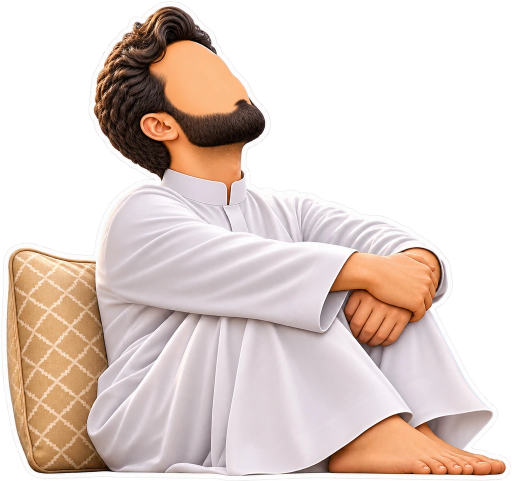
#> input picture images/stickers/h01.webp, 1024 x 962 px (shown at 1/2 size)
$ python slice_arches.py ../images/stickers/h01.webp ../images/stickers/h02.webp
#> lines starting #> are read from the running program, lines starting #| are printed output that depends on the picture; after the words box and inside, x2 and y2 are one past the last pixel; in counts of white or black regions, pixels touching at a corner belong together
"""Split the arch ornament sheet by connected shapes (pieces overlap in rows)."""
import sys, os
from collections import deque
from PIL import Image
import numpy as np

src, out = sys.argv[1], sys.argv[2]
im = Image.open(src).convert('RGBA')
#> im is the input picture: PIL image 1024x962 RGBA; mean R, G, B, A 125.9, 110.9, 104.3, 150
A = np.array(im.getchannel('A'))
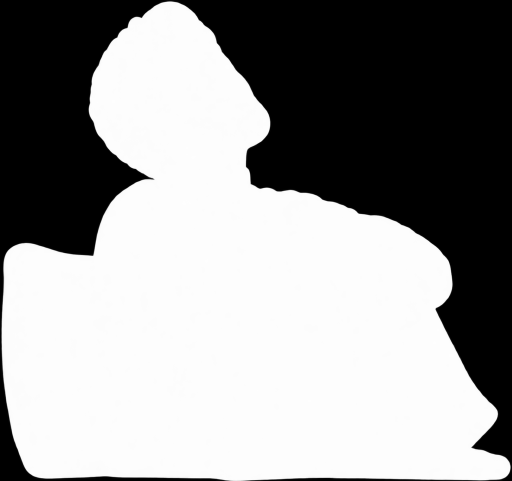
#> A: shape (962, 1024) (shown at 1/2 size); min 0, max 255, mean 150
H, W = A.shape
#> H = 962; W = 1024
K = 4
small = A[:H // K * K, :W // K * K].reshape(H // K, K, W // K, K).max(axis=(1, 3)) > 230
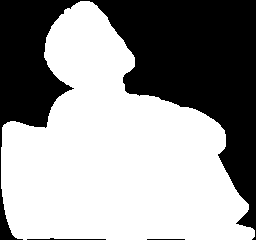
#> small: shape (240, 256) bool; 59.8% white; 3 black regions, box (x1, y1, x2, y2) and area: (0, 0, 256, 240) 24585, (27, 238, 106, 240) 83, (147, 239, 185, 240) 38
h, w = small.shape
#> h = 240; w = 256
lab = np.zeros((h, w), dtype=np.int32)
comps = []
for y in range(h):
    for x in range(w):
        if small[y, x] and not lab[y, x]:
            n = len(comps) + 1
            q = deque([(y, x)])
            lab[y, x] = n
            cnt = 0
            while q:
                cy, cx = q.popleft()
                cnt += 1
                for dy, dx in ((1, 0), (-1, 0), (0, 1), (0, -1)):
                    ny, nx = cy + dy, cx + dx
                    if 0 <= ny < h and 0 <= nx < w and small[ny, nx] and not lab[ny, nx]:
                        lab[ny, nx] = n
                        q.append((ny, nx))
            comps.append(cnt)
#> after the loop, comps = [36734]


def dilate(m, r):
    o = m.copy()
    for _ in range(r):
        p = o.copy()
        p[1:] |= o[:-1]; p[:-1] |= o[1:]; p[:, 1:] |= o[:, :-1]; p[:, :-1] |= o[:, 1:]
        o = p
    return o


big = [i + 1 for i, c in enumerate(comps) if c > 400]
#> big = [1]
# Order top-to-bottom, then right-to-left (reading order for an RTL app).
def key(n):
    ys, xs = np.nonzero(lab == n)
    return (round(ys.mean() / 30), -xs.mean())
big.sort(key=key)
os.makedirs(out, exist_ok=True)
for i, n in enumerate(big, 1):
    m = dilate(lab == n, 5)  # 5 cells * 4 px = 20 px of glow
    m &= ~dilate((lab > 0) & (lab != n), 2)  # don't pick up a neighbour's tips
    full = np.kron(m, np.ones((K, K), dtype=bool))
    mask = np.zeros((H, W), dtype=bool)
    mask[:full.shape[0], :full.shape[1]] = full
    arr = np.array(im)
    arr[..., 3] = np.where(mask, arr[..., 3], 0)
    piece = Image.fromarray(arr)
    bb = piece.getchannel('A').point(lambda v: 255 if v > 8 else 0).getbbox()
    piece = piece.crop(bb)
    name = f'arch-{i:02d}.webp'
    piece.save(os.path.join(out, name), 'WEBP', quality=90, alpha_quality=100, method=6)
    print(name, piece.size)
#> this loop made 1 pass
#> bb on pass 1: (2, 0, 1022, 960)
#> pass 1, `piece = piece.crop(bb)`:
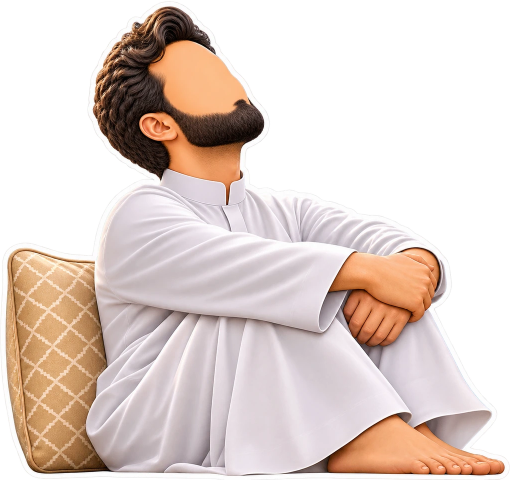
#> piece: PIL image 1020x960 RGBA (shown at 1/2 size); mean R, G, B, A 126.3, 111.2, 104.6, 150.9; transparent parts drawn white
#> after the loop:
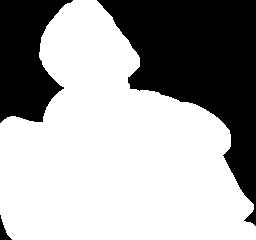
#> m: shape (240, 256) bool; 64.5% white; 3 black regions, box (x1, y1, x2, y2) and area: (97, 0, 256, 226) 15822, (0, 0, 73, 123) 5885, (0, 215, 12, 240) 123
#> after the loop:
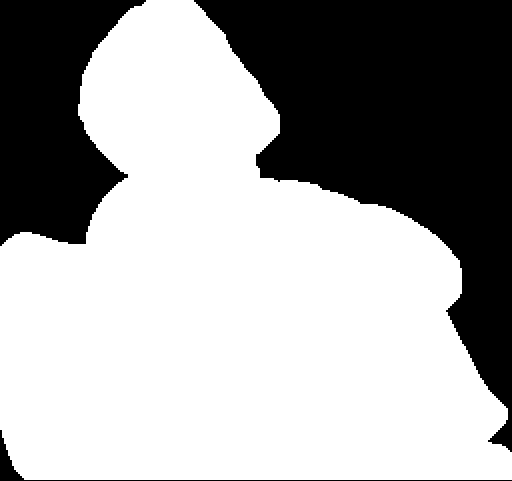
#> mask: shape (962, 1024) bool (shown at 1/2 size); 64.3% white; 3 black regions, box (x1, y1, x2, y2) and area: (388, 0, 1024, 904) 253152, (0, 0, 292, 492) 94160, (0, 860, 1024, 962) 4016

$ run again, on images/stickers/h03.webp
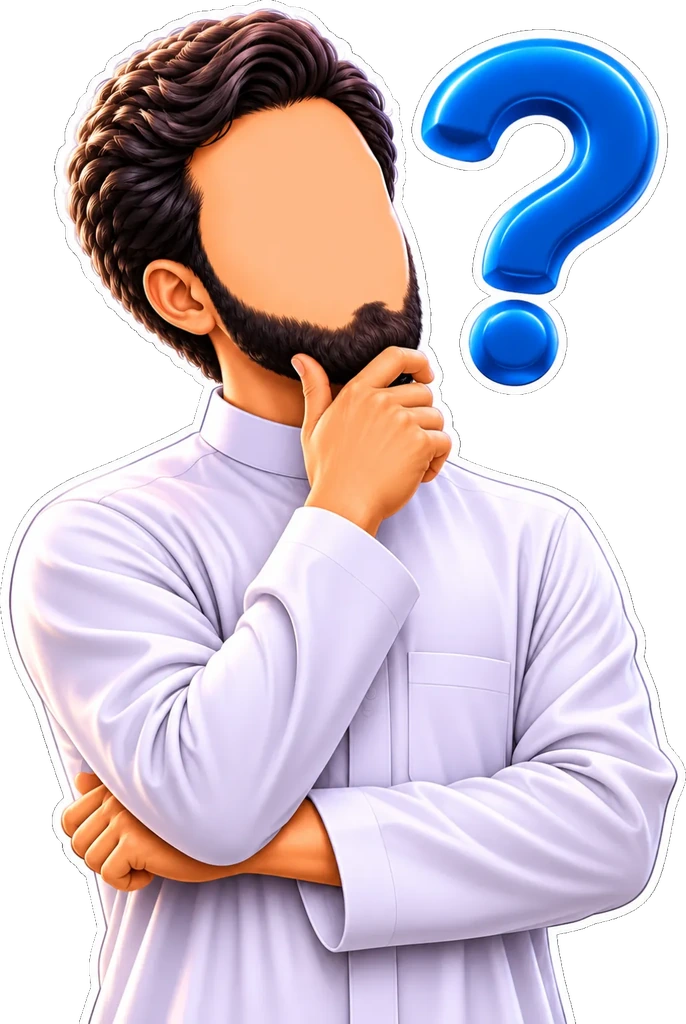
#> input picture images/stickers/h03.webp, 686 x 1024 px
#> im is the input picture: PIL image 686x1024 RGBA; mean R, G, B, A 141.7, 130.6, 141.5, 185.2
#> small: shape (256, 171) bool; 73.6% white; 4 black regions, box (x1, y1, x2, y2) and area: (71, 0, 171, 190) 5700, (0, 0, 62, 143) 3497, (0, 157, 24, 256) 1451, (140, 199, 171, 256) 900
#> after the loop `for y in range(h):`:
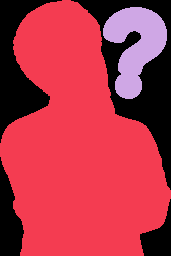
#> lab: shape (256, 171) int32; 3 distinct labels, from 0 to 2; one colour per label, 0 black
#> the loop `for i, n in enumerate(big, 1):` made 2 passes
#> bb on passes 1 to 2: (412, 29, 669, 395), (0, 0, 684, 1024)
#> after the loop `for i, n in enumerate(big, 1):`:
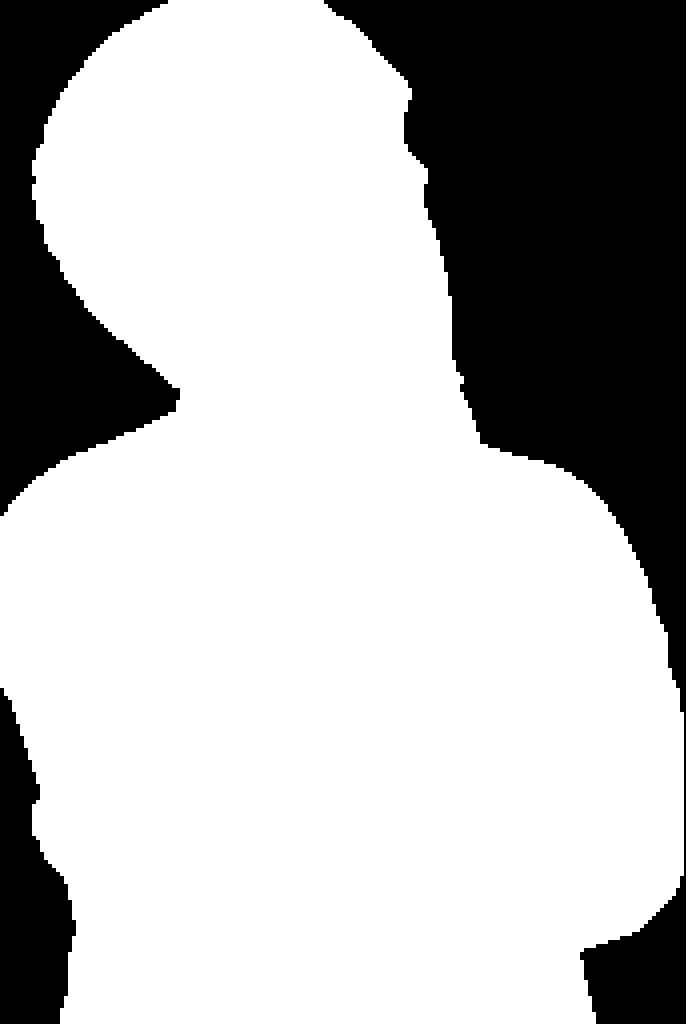
#> mask: shape (1024, 686) bool; 71.8% white; 3 black regions, box (x1, y1, x2, y2) and area: (324, 0, 686, 1024) 140048, (0, 0, 180, 516) 42192, (0, 688, 76, 1024) 15856

$ run again, on images/stickers/h04.webp
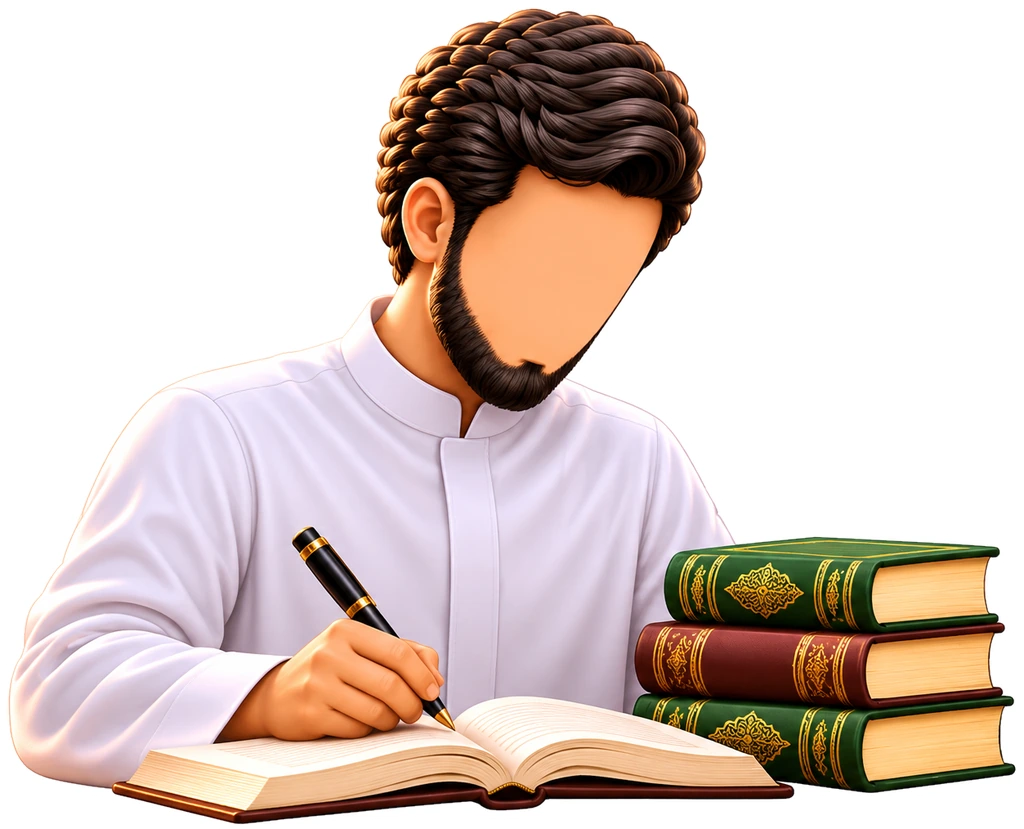
#> input picture images/stickers/h04.webp, 1024 x 829 px
#> im is the input picture: PIL image 1024x829 RGBA; mean R, G, B, A 110.5, 95.1, 88.6, 142.2
#> `small = A[:H // K * K, :W // K * K].reshape(H // K, K, W // K, K).max(..`:
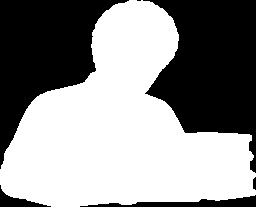
#> small: shape (207, 256) bool; 56.4% white; 6 black regions (1 under 20 px), largest, box (x1, y1, x2, y2) and area: (143, 0, 256, 173) 11836, (0, 0, 129, 169) 9916, (80, 195, 256, 207) 922, (0, 185, 51, 207) 375, (253, 177, 256, 190) 34
#> the loop `for i, n in enumerate(big, 1):` made 1 pass
#> bb on pass 1: (0, 0, 1024, 828)
#> after the loop `for i, n in enumerate(big, 1):`:
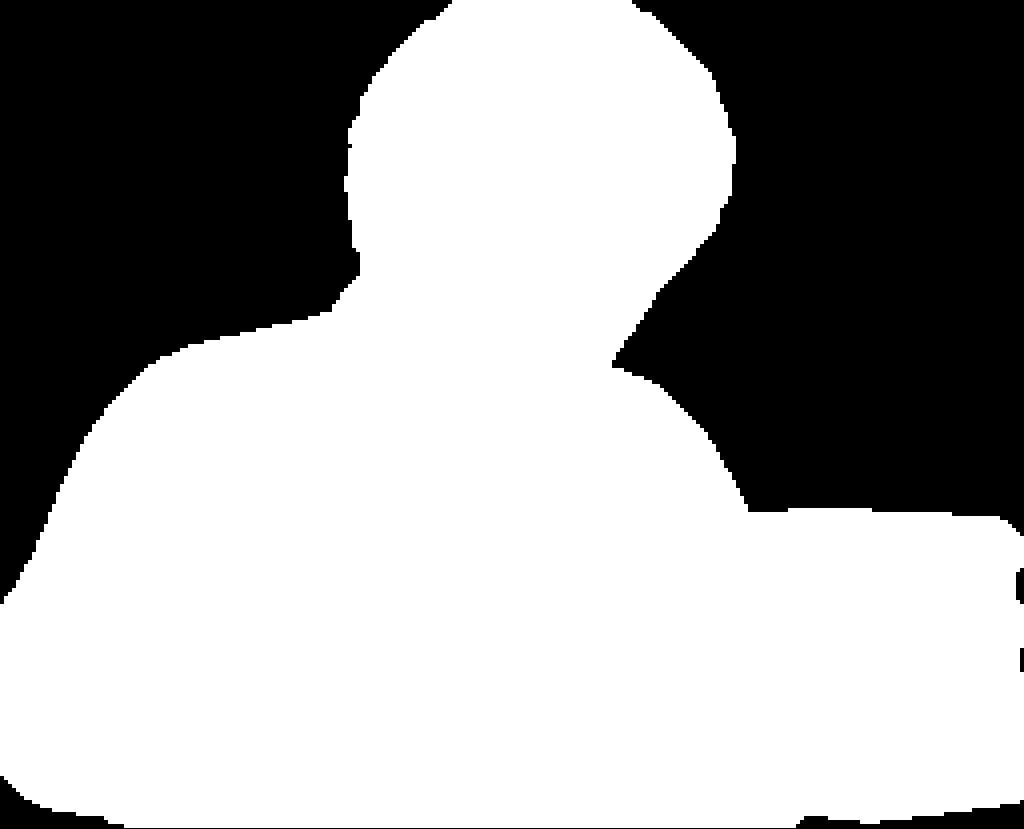
#> mask: shape (829, 1024) bool; 62.5% white; 5 black regions, box (x1, y1, x2, y2) and area: (612, 0, 1024, 536) 169200, (0, 0, 452, 604) 142224, (0, 776, 1024, 829) 6416, (1016, 568, 1024, 604) 256, (1020, 648, 1024, 672) 96

$ run again, on images/stickers/h05.webp
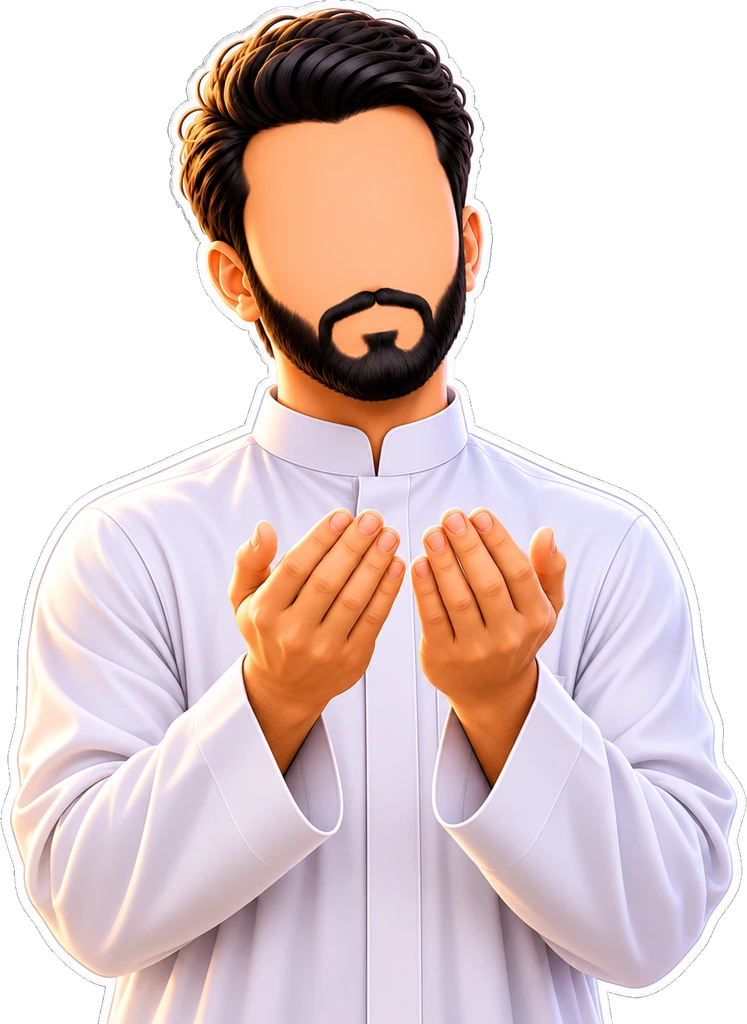
#> input picture images/stickers/h05.webp, 747 x 1024 px
#> im is the input picture: PIL image 747x1024 RGBA; mean R, G, B, A 136.5, 118.2, 116.7, 163.9
#> `small = A[:H // K * K, :W // K * K].reshape(H // K, K, W // K, K).max(..`:
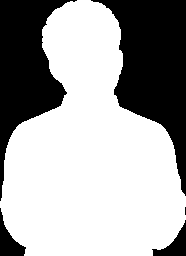
#> small: shape (256, 186) bool; 65% white; 5 black regions (1 under 20 px), largest, box (x1, y1, x2, y2) and area: (91, 0, 186, 196) 8880, (0, 0, 77, 201) 6737, (0, 208, 26, 256) 539, (152, 220, 186, 256) 490
#> the loop `for i, n in enumerate(big, 1):` made 1 pass
#> bb on pass 1: (0, 0, 744, 1024)
#> after the loop `for i, n in enumerate(big, 1):`:
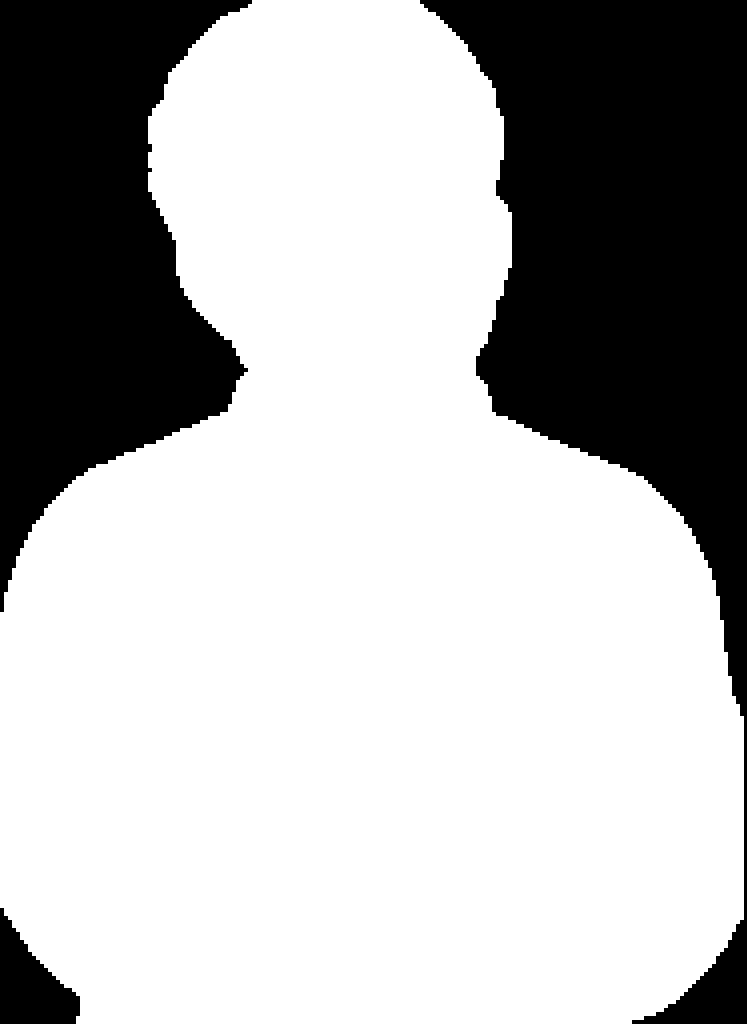
#> mask: shape (1024, 747) bool; 70.2% white; 3 black regions, box (x1, y1, x2, y2) and area: (420, 0, 747, 1024) 131968, (0, 0, 252, 612) 90528, (0, 908, 80, 1024) 5232
